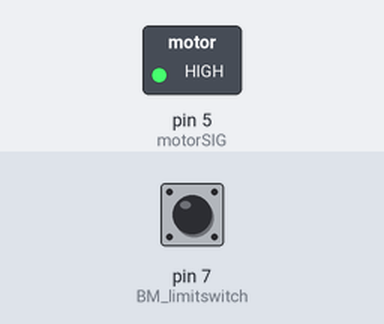
Simulated run of this sketch. Board: Arduino Uno, built with avr-gcc and run on an emulated ATmega328P. On the bench: switched loads named in the sketch (green lamp = pin HIGH). Inputs (shaded band) come from the test bench; at power-on: pin 7 (BM_limitswitch) LOW. What the sketch prints to the serial monitor is not drawn.

Above: at 1.2 s.
1.3 s: pin 7 (BM_limitswitch) pulled HIGH for 0.15 s
Timing chart, 0 to 4.3 s (numbered marks = the images above; inputs shaded):
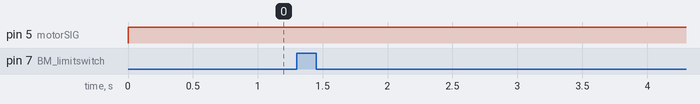

Measured:
- after the input at 1.3 s, every drawn part: stays the same

The sketch:

BM_limitSwitch_timer.ino
```cpp
/*
 Very basic code to time the cycle of the breathing motion and count how many cycles it has done so far. Used primarily for prototyping and testing.
*/

unsigned long motion_number = 0;
unsigned long timeOfLastBM;
unsigned long timeBetweenBM;
unsigned long LAST_timeBetweenBM;
bool BMlimit_stateLast;
bool BMlimit_state;
float AVG_timeBM;

int motorDutyCycle = 255;  // value output to the PWM (analog out)

#define BM_limitswitch 7
#define motorSIG 5

void setup() {
  // initialize serial communications at 9600 bps:
  Serial.begin(9600);
}

void loop() {
  BM_Feedback();
  // Serial.println(BMlimit_state);
  analogWrite(motorSIG, motorDutyCycle); // set duty cycle here...
  // wait 2 milliseconds before the next loop for the analog-to-digital converter to settle after the last reading:
  delay(2);
}

void BM_Feedback() {
  BMlimit_state = digitalRead(BM_limitswitch);
  if (BMlimit_stateLast != BMlimit_state && BMlimit_state == 1) {
    timeBetweenBM = millis() - timeOfLastBM;  // Calculate elapsed time before last breath
    timeOfLastBM = millis();                  // update time of last breath variable
    AVG_timeBM = (LAST_timeBetweenBM + timeBetweenBM) / 2; // average last two data points [optional kind of step I implemented]
    LAST_timeBetweenBM = timeBetweenBM;
    motion_number++;
    Serial.print("Cycle number:");
    Serial.print(motion_number);
    Serial.print(", Motion timing:");
    Serial.println(AVG_timeBM / 1000.0);
  }
  BMlimit_stateLast = BMlimit_state;
}
```
